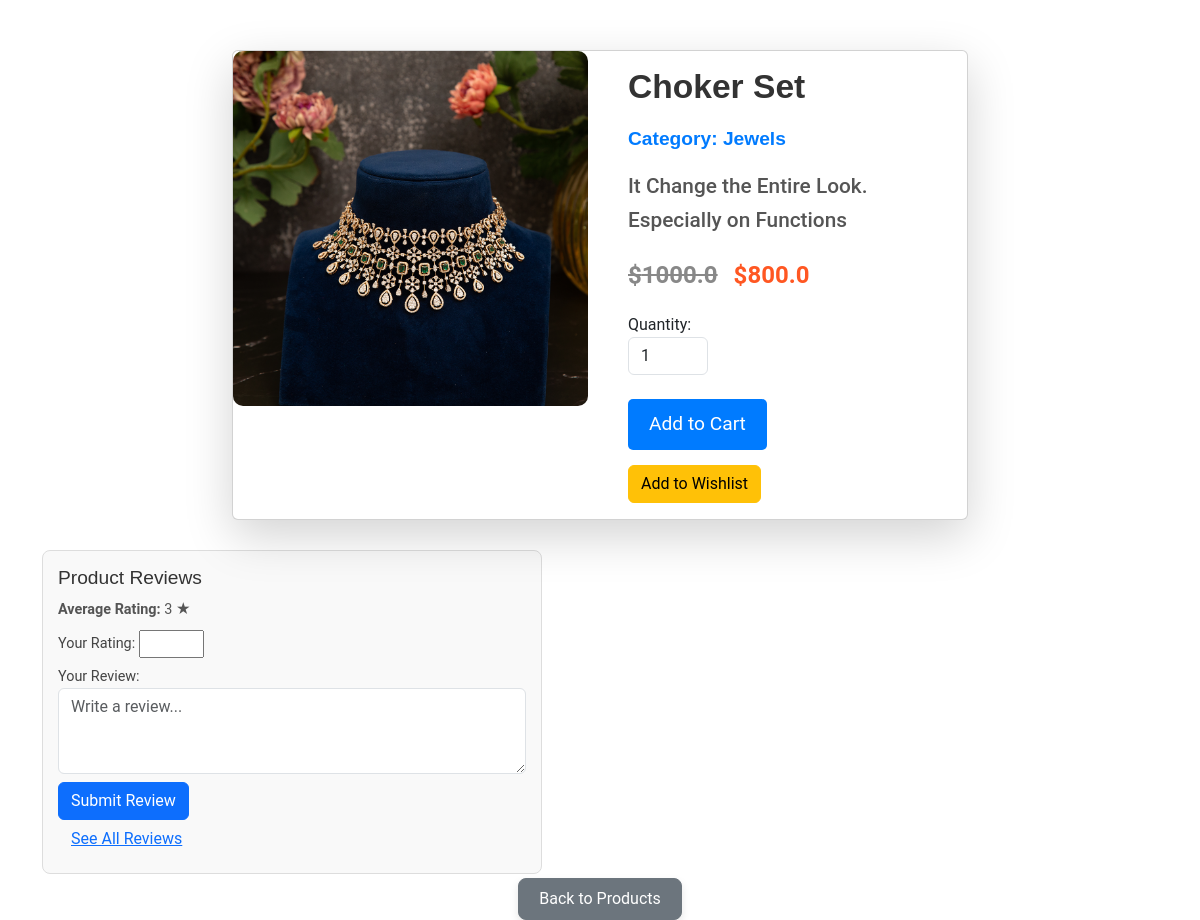
The page /product_desc/3 on the database its author committed.
### core/models.py (models this page shows, shortened)
class Product(models.Model):
    name = models.CharField(max_length=100)
    category = models.ForeignKey('Category',on_delete=models.CASCADE,related_name='products')
    desc = models.TextField()
    price = models.FloatField(default=0.0)
    discount_price = models.FloatField(default=0.0, blank=True, null=True)
    product_available_count = models.IntegerField(default=0)
    img = models.ImageField(upload_to='images/', blank=True, null=True)
    def get_discount_price(self):
        return self.discount_price if self.discount_price else self.price

class Category(models.Model):
    category_name = models.CharField(max_length=200)

class Review(models.Model):
    product = models.ForeignKey(Product, related_name='reviews', on_delete=models.CASCADE)
    user = models.ForeignKey(User, related_name='reviews', on_delete=models.CASCADE)
    rating = models.IntegerField(choices=[(i, i) for i in range(1, 6)])  # Rating from 1 to 5
    comment = models.TextField(blank=True, null=True)
    created_at = models.DateTimeField(auto_now_add=True)
    class Meta:
        unique_together = ('product', 'user')

### core/views.py (the view)
# urls.py: path('product_desc/<pk>', views.product_desc, name='product_desc'),
def product_desc(request, pk):
    product = get_object_or_404(Product, pk=pk)
    reviews = product.reviews.all()
    if reviews.exists():
        avg_rating = sum([review.rating for review in reviews]) / reviews.count()
    else:
        avg_rating = None  # No reviews yet
    if request.user.is_authenticated:
        is_in_wishlist = Wishlist.objects.filter(user=request.user, product=product).exists()
    else:
        is_in_wishlist = False  # If user is not authenticated, consider product not in wishlist
    if request.method == 'POST':
        quantity = request.POST.get('quantity', 1)  # Get the quantity selected from the form
    return render(request, 'core/product_desc.html', {
        'product': product,
        'reviews': reviews,
        'avg_rating': avg_rating,
        'is_in_wishlist': is_in_wishlist,  # Pass this variable to the template
    })

### templates/core/product_desc.html (shortened to what this page needs)
<!DOCTYPE html>
{% load static %}
{% load cart_template_tag %}
<html lang="en">
<head>
  <link href="{% static 'vendor/bootstrap/css/bootstrap.min.css' %}" rel="stylesheet">
  <link href="{% static 'css/main.css' %}" rel="stylesheet">
</head>
<body>
  <div class="container product-detail-container">
    <div class="row">
      <div class="col-md-8 offset-md-2">
        <div class="card shadow-lg">
          <div class="row no-gutters">
            <div class="col-md-6">
              {% if product.img and product.img.name %}
                <img src="{{ product.img.url }}" class="card-img-top product-image" alt="{{ product.name }}">
              {% else %}
                <img src="{% static 'images/default_product.jpg' %}" class="card-img-top product-image" alt="No image available">
              {% endif %}
            </div>
            <div class="col-md-6">
              <div class="card-body">
                <h1 class="product-title">{{ product.name }}</h1>
                <h4 class="product-category">Category: {{ product.category.category_name }}</h4>
                <p class="product-description">{{ product.desc }}</p>
                <p class="product-price">
                  {% if product.discount_price %}
                    <span class="original-price">${{ product.price }}</span>
                    <span class="discounted-price">${{ product.get_discount_price }}</span>
                  {% else %}
                    ${{ product.price }}
                  {% endif %}
                </p>
                <form method="POST" action="{% url 'add_to_cart' product.pk %}">
                  <div class="form-group mb-4">
                    <label for="quantity" class="font-weight-bold">Quantity:</label>
                    <input type="number" name="quantity" id="quantity" class="form-control quantity-input" value="1" min="1" required />
                  </div>
                  <button type="submit" class="btn btn-add-to-cart">Add to Cart</button>
                </form>
                <form method="POST" action="{% url 'add_to_wishlist' product.pk %}">
                  {% if is_in_wishlist %}
                      <button type="submit" class="btn btn-success" disabled>Already in Wishlist</button>
                  {% else %}
                      <button type="submit" class="btn btn-warning">Add to Wishlist</button>
                  {% endif %}
              </form>
              </div>
            </div>
          </div>
        </div>
      </div>
    </div>
    <div class="review-section">
      <h3>Product Reviews</h3>
      {% if product.reviews.all %}
        <p><strong>Average Rating:</strong>
          {% with product.reviews.all|dictsort:"rating" as sorted_reviews %}
            {% for review in sorted_reviews %}
              <span>{{ review.rating }} ★</span>
            {% endfor %}
          {% endwith %}
        </p>
      {% else %}
        <p>No ratings yet. Be the first to rate!</p>
      {% endif %}
      <form method="POST" action="{% url 'submit_review' product.pk %}" class="review-form">
        <div class="form-group">
          <label for="rating">Your Rating:</label>
          <input type="number" name="rating" id="rating" min="1" max="5" required>
        </div>
        <div class="form-group">
          <label for="comment">Your Review:</label>
          <textarea name="comment" id="comment" class="form-control" rows="3" placeholder="Write a review..."></textarea>
        </div>
        <button type="submit" class="btn btn-primary">Submit Review</button>
      </form>
      <a href="{% url 'product_reviews' product.pk %}" class="btn btn-link">See All Reviews</a>
    </div>
    <div class="text-center mt-1">
      <a href="{% url 'index' %}" class="btn btn-secondary">Back to Products</a>
    </div>
  </div>
</body>
</html>

### static/css/main.css (style rules this page uses)
:root { --default-font: "Roboto", system-ui, -apple-system, "Segoe UI", Roboto, "Helvetica Neue", Arial, "Noto Sans", "Liberation Sans", sans-serif, "Apple Color Emoji", "Segoe UI Emoji", "Segoe UI Symbol", "Noto Color Emoji"; --heading-font: "Raleway", sans-serif; --nav-font: "Poppins", sans-serif; }
:root { --background-color: #ffffff; --default-color: #444444; --heading-color: #36343a; --accent-color: #009970; --surface-color: #ffffff; --contrast-color: #ffffff; }
:root { --nav-color: #444444; --nav-hover-color: #009970; --nav-mobile-background-color: #ffffff; --nav-dropdown-background-color: #ffffff; --nav-dropdown-color: #444444; --nav-dropdown-hover-color: #009970; }
:root { scroll-behavior: smooth; }
body { color: var(--default-color); background-color: var(--background-color); font-family: var(--default-font); }
a { color: var(--accent-color); text-decoration: none; transition: 0.3s; }
h1, h2, h3, h4, h5, h6 { color: var(--heading-color); font-family: var(--heading-font); }

### templates/core/product_desc.html (style rules this page uses)
.product-detail-container { margin-top: 50px; }
.product-title { font-size: 2.1rem; font-weight: bold; margin-bottom: 20px; color: #333; }
.product-category { font-size: 1.2rem; font-weight: bold; color: #007bff; margin-bottom: 20px; }
.product-description { font-size: 1.3rem; color: #555; font-weight: 500; line-height: 1.6; margin-bottom: 20px; }
.product-price { font-size: 1.5rem; font-weight: bold; color: #28a745; margin-bottom: 20px; }
.original-price { text-decoration: line-through; color: #888; margin-right: 10px; }
.discounted-price { color: #ff5722; font-weight: bold; }
.quantity-input { width: 80px; }
.btn-add-to-cart { background-color: #007bff; color: white; font-size: 1.2rem; padding: 10px 20px; border-radius: 5px; transition: background-color 0.3s; }
.btn-add-to-cart, .btn-add-to-wishlist { margin-bottom: 15px; }
.product-image { max-width: 100%; max-height: 400px; object-fit: contain; border-radius: 10px; }
.btn-secondary { padding: 8px 20px; font-size: 1rem; border-radius: 8px; background-color: #6c757d; color: white; text-align: center; width: auto; box-shadow: 0 4px 8px rgba(0, 0, 0, 0.1); transition: background-color 0.3s, box-shadow 0.3s; }
.text-center { display: flex; justify-content: center; align-items: center; width: 100%; margin-top: 40px; }
.review-section { margin-top: 30px; padding: 15px; background-color: #f9f9f9; border-radius: 8px; border: 1px solid #ddd; font-size: 0.9rem; width: 80%; max-width: 500px; margin-left: 0; margin-right: 0; }
.review-section h3 { font-size: 1.2rem; color: #333; margin-bottom: 10px; }
.review-section p { font-size: 0.9rem; color: #555; margin-bottom: 10px; }
.review-form { margin-top: 10px; }
.review-form input[type="number"], .review-form textarea { margin-bottom: 8px; }

### rows shown on the page
Product: img (picture), name "Choker Set", category.category_name "Jewels", desc "It Change the Entire Look. Especially on Functions", price "1000.0", get_discount_price "800.0"
Review: rating "3"
